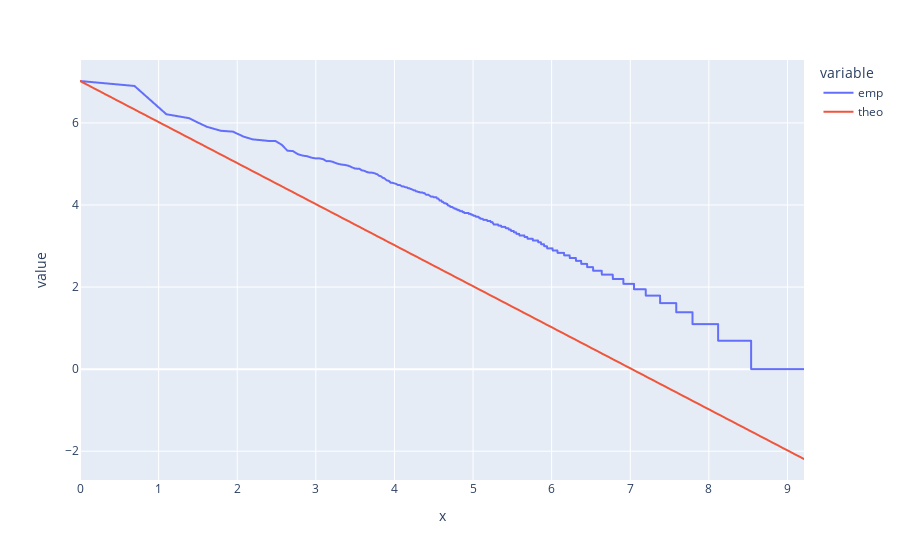

Write notebook code for a chart like this one.
### Code cell
import plotly.express as px

fig = px.line(dff, x="x", y="value", color="variable")
fig.show()

### Figure 1 — Plotly figure (JSON) as saved in the notebook; plotly's stock layout.template omitted (floating-point values rounded to 4 significant figures; data arrays with more than 128 entries replaced by an {"elided": "..."} marker saying what was removed)
{"data": [{"hovertemplate": "variable=emp<br>x=%{x}<br>value=%{y}<extra></extra>", "legendgroup": "emp", "line": {"color": "#636efa", "dash": "solid"}, "marker": {"symbol": "circle"}, "mode": "lines", "name": "emp", "showlegend": true, "type": "scattergl", "x": {"elided": "10000 float values"}, "xaxis": "x", "y": {"elided": "10000 float values"}, "yaxis": "y"}, {"hovertemplate": "variable=theo<br>x=%{x}<br>value=%{y}<extra></extra>", "legendgroup": "theo", "line": {"color": "#EF553B", "dash": "solid"}, "marker": {"symbol": "circle"}, "mode": "lines", "name": "theo", "showlegend": true, "type": "scattergl", "x": {"elided": "10000 float values"}, "xaxis": "x", "y": {"elided": "10000 float values"}, "yaxis": "y"}], "layout": {"legend": {"title": {"text": "variable"}, "tracegroupgap": 0}, "margin": {"t": 60}, "xaxis": {"anchor": "y", "domain": [0, 1], "title": {"text": "x"}}, "yaxis": {"anchor": "x", "domain": [0, 1], "title": {"text": "value"}}}}
